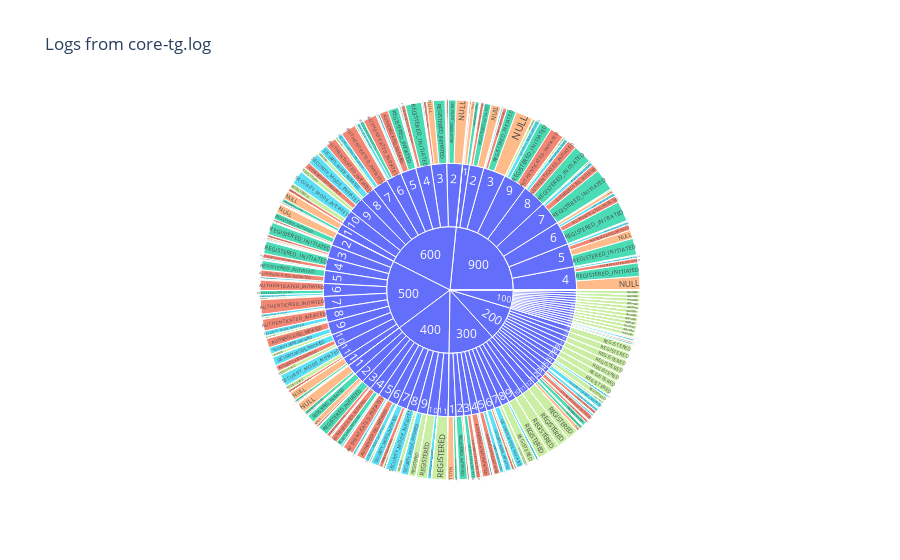
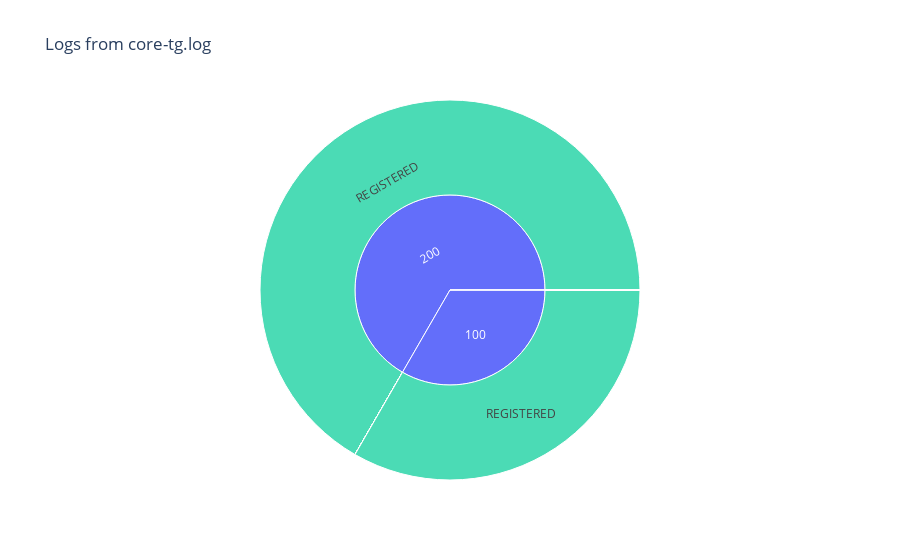

Notebook cell for these charts, in order:
### Code cell
from pyspark.sql.window import Window

def to_long(df, by):
    """ Transposes the key pair values from the json file to a long format """
    # Source: https://stackoverflow.com/questions/37864222/transpose-column-to-row-with-spark
    # TODO: for Spark >= 3.4 use the built-in melt function
    # logs_df.melt(
    #     ids=["id"], values=json_columns,
    #     variableColumnName="key", valueColumnName="val"
    # )

    # Filter dtypes and split into column names and type description
    cols, dtypes = zip(*((c, t) for (c, t) in df.dtypes if c not in by))
    # Spark SQL supports only homogeneous columns
    assert len(set(dtypes)) == 1, "All columns have to be of the same type"

    # Create and explode an array of (column_name, column_value) structs
    kvs = explode(array([
      struct(lit(c).alias("key"), col(c).alias("val")) for c in cols
    ])).alias("kvs")

    return df.select(by + [kvs]).select(by + ["kvs.key", "kvs.val"])

schema = StructType([
  StructField('NULL', IntegerType(), True),
  StructField('DEREGISTERED', IntegerType(), True),
  StructField('REGISTERED_INITIATED', IntegerType(), True),
  StructField('REGISTERED', IntegerType(), True),
  StructField('DEREGISTERED_INITIATED', IntegerType(), True),
  StructField('SERVICE_REQUEST_INITIATED', IntegerType(), True),
  StructField('AUTHENTICATED_INITIATED', IntegerType(), True),
  StructField('AUTHENTICATED', IntegerType(), True),
  StructField('SECURITY_MODE_INITIATED', IntegerType(), True),
  StructField('SECURITY_MODE_COMPLETED', IntegerType(), True)
])
core_tg_log_pattern = r'(\{.+\})'
logs_df = spark.read.option("basePath", "../ansible/.results").text("../ansible/.results/ues=*/tool=syscount/core-tg.log").withColumn('id', monotonically_increasing_id())
# For each monotonically increasing id, per kpps value convert id to numeric index

logs_df = logs_df.select('id', 'ues', regexp_extract('value', core_tg_log_pattern, 1).alias('value'))
logs_df = logs_df.select('id', 'ues', from_json('value', schema).alias('value'))
logs_df = logs_df.select('id', 'ues', 'value.*')

logs_df = to_long(logs_df, ["id", "ues"])
logs_df = logs_df.withColumn('value', logs_df['val'].cast(IntegerType()))

# Get max value for each kpps value and subtract from the current value to get the difference
# This is to get the difference between the current value and the previous value
logs_df = logs_df.withColumn("min", min("id").over(Window.partitionBy("ues")))
logs_df = logs_df.withColumn("diff", logs_df["id"] - logs_df["min"])
logs_df.show()


# Draw category plot using plotly
logs_df_fig = px.sunburst(logs_df.orderBy(col('id')).toPandas(), path=['ues', 'diff', 'key'], values='value',
                  color='key', hover_data=['value'],
                  title="Logs from core-tg.log")
logs_df_fig.show()

# Draw last value only diff = 13
logs_df_fig = px.sunburst(logs_df.filter(col('diff') == 13).orderBy(col('id')).toPandas(), path=['ues', 'key'], values='value',
                  color='key', hover_data=['value'],
                  title="Logs from core-tg.log")

logs_df_fig.show()

### Figure 1 — Plotly figure (JSON) as saved in the notebook; plotly's stock layout.template omitted (floating-point values rounded to 4 significant figures; data arrays with more than 128 entries replaced by an {"elided": "..."} marker saying what was removed)
{"data": [{"branchvalues": "total", "customdata": {"elided": "1130x2 mixed values"}, "domain": {"x": [0, 1], "y": [0, 1]}, "hovertemplate": "labels=%{label}<br>value=%{customdata[0]}<br>parent=%{parent}<br>id=%{id}<br>key=%{customdata[1]}<extra></extra>", "ids": {"elided": "1130 str values"}, "labels": {"elided": "1130 str values"}, "marker": {"colors": {"elided": "1130 str values"}}, "name": "", "parents": {"elided": "1130 str values"}, "type": "sunburst", "values": {"elided": "1130 int values"}}], "layout": {"legend": {"tracegroupgap": 0}, "title": {"text": "Logs from core-tg.log"}}}

### Figure 2 — Plotly figure (JSON) as saved in the notebook; plotly's stock layout.template omitted (floating-point values rounded to 4 significant figures)
{"data": [{"branchvalues": "total", "customdata": [[0, "SERVICE_REQUEST_INITIATED"], [0, "DEREGISTERED"], [200, "REGISTERED"], [0, "SECURITY_MODE_INITIATED"], [0, "DEREGISTERED"], [100, "REGISTERED"], [0, "AUTHENTICATED"], [0, "SECURITY_MODE_COMPLETED"], [0, "DEREGISTERED_INITIATED"], [0, "NULL"], [0, "AUTHENTICATED_INITIATED"], [0, "SECURITY_MODE_INITIATED"], [0, "REGISTERED_INITIATED"], [0, "AUTHENTICATED"], [0, "DEREGISTERED_INITIATED"], [0, "SECURITY_MODE_COMPLETED"], [0, "AUTHENTICATED_INITIATED"], [0, "NULL"], [0, "NULL"], [0, "SECURITY_MODE_COMPLETED"], [0, "AUTHENTICATED"], [0, "REGISTERED_INITIATED"], [0, "DEREGISTERED_INITIATED"], [0, "SERVICE_REQUEST_INITIATED"], [0, "SERVICE_REQUEST_INITIATED"], [0, "REGISTERED_INITIATED"], [0, "DEREGISTERED"], [0, "REGISTERED"], [0, "AUTHENTICATED_INITIATED"], [0, "SECURITY_MODE_INITIATED"], [0, "(?)"], [100, "(?)"], [200, "(?)"]], "domain": {"x": [0, 1], "y": [0, 1]}, "hovertemplate": "labels=%{label}<br>value=%{customdata[0]}<br>parent=%{parent}<br>id=%{id}<br>key=%{customdata[1]}<extra></extra>", "ids": ["0/SERVICE_REQUEST_INITIATED", "100/DEREGISTERED", "200/REGISTERED", "200/SECURITY_MODE_INITIATED", "0/DEREGISTERED", "100/REGISTERED", "100/AUTHENTICATED", "0/SECURITY_MODE_COMPLETED", "200/DEREGISTERED_INITIATED", "200/NULL", "100/AUTHENTICATED_INITIATED", "0/SECURITY_MODE_INITIATED", "200/REGISTERED_INITIATED", "0/AUTHENTICATED", "100/DEREGISTERED_INITIATED", "200/SECURITY_MODE_COMPLETED", "0/AUTHENTICATED_INITIATED", "100/NULL", "0/NULL", "100/SECURITY_MODE_COMPLETED", "200/AUTHENTICATED", "100/REGISTERED_INITIATED", "0/DEREGISTERED_INITIATED", "200/SERVICE_REQUEST_INITIATED", "100/SERVICE_REQUEST_INITIATED", "0/REGISTERED_INITIATED", "200/DEREGISTERED", "0/REGISTERED", "200/AUTHENTICATED_INITIATED", "100/SECURITY_MODE_INITIATED", "0", "100", "200"], "labels": ["SERVICE_REQUEST_INITIATED", "DEREGISTERED", "REGISTERED", "SECURITY_MODE_INITIATED", "DEREGISTERED", "REGISTERED", "AUTHENTICATED", "SECURITY_MODE_COMPLETED", "DEREGISTERED_INITIATED", "NULL", "AUTHENTICATED_INITIATED", "SECURITY_MODE_INITIATED", "REGISTERED_INITIATED", "AUTHENTICATED", "DEREGISTERED_INITIATED", "SECURITY_MODE_COMPLETED", "AUTHENTICATED_INITIATED", "NULL", "NULL", "SECURITY_MODE_COMPLETED", "AUTHENTICATED", "REGISTERED_INITIATED", "DEREGISTERED_INITIATED", "SERVICE_REQUEST_INITIATED", "SERVICE_REQUEST_INITIATED", "REGISTERED_INITIATED", "DEREGISTERED", "REGISTERED", "AUTHENTICATED_INITIATED", "SECURITY_MODE_INITIATED", "0", "100", "200"], "marker": {"colors": ["#636efa", "#EF553B", "#00cc96", "#ab63fa", "#EF553B", "#00cc96", "#FFA15A", "#19d3f3", "#FF6692", "#B6E880", "#FF97FF", "#ab63fa", "#FECB52", "#FFA15A", "#FF6692", "#19d3f3", "#FF97FF", "#B6E880", "#B6E880", "#19d3f3", "#FFA15A", "#FECB52", "#FF6692", "#636efa", "#636efa", "#FECB52", "#EF553B", "#00cc96", "#FF97FF", "#ab63fa", "#636efa", "#636efa", "#636efa"]}, "name": "", "parents": ["0", "100", "200", "200", "0", "100", "100", "0", "200", "200", "100", "0", "200", "0", "100", "200", "0", "100", "0", "100", "200", "100", "0", "200", "100", "0", "200", "0", "200", "100", "", "", ""], "type": "sunburst", "values": [0, 0, 200, 0, 0, 100, 0, 0, 0, 0, 0, 0, 0, 0, 0, 0, 0, 0, 0, 0, 0, 0, 0, 0, 0, 0, 0, 0, 0, 0, 0, 100, 200]}], "layout": {"legend": {"tracegroupgap": 0}, "title": {"text": "Logs from core-tg.log"}}}
